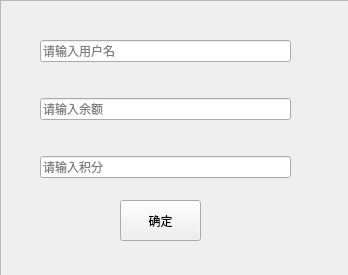
<?xml version="1.0" encoding="UTF-8"?>
<ui version="4.0">
 <class>Adduser</class>
 <widget class="QWidget" name="Adduser">
  <property name="geometry">
   <rect>
    <x>0</x>
    <y>0</y>
    <width>348</width>
    <height>275</height>
   </rect>
  </property>
  <property name="minimumSize">
   <size>
    <width>348</width>
    <height>275</height>
   </size>
  </property>
  <property name="maximumSize">
   <size>
    <width>348</width>
    <height>275</height>
   </size>
  </property>
  <property name="windowTitle">
   <string>添加用户</string>
  </property>
  <property name="windowIcon">
   <iconset resource="res.qrc">
    <normaloff>:/icon.jpg</normaloff>:/icon.jpg</iconset>
  </property>
  <widget class="QWidget" name="widget" native="true">
   <property name="geometry">
    <rect>
     <x>40</x>
     <y>10</y>
     <width>251</width>
     <height>201</height>
    </rect>
   </property>
   <layout class="QVBoxLayout" name="verticalLayout">
    <item>
     <widget class="QLineEdit" name="username">
      <property name="placeholderText">
       <string>请输入用户名</string>
      </property>
     </widget>
    </item>
    <item>
     <widget class="QLineEdit" name="money">
      <property name="placeholderText">
       <string>请输入余额</string>
      </property>
     </widget>
    </item>
    <item>
     <widget class="QLineEdit" name="score">
      <property name="placeholderText">
       <string>请输入积分</string>
      </property>
     </widget>
    </item>
   </layout>
  </widget>
  <widget class="QPushButton" name="addd">
   <property name="geometry">
    <rect>
     <x>120</x>
     <y>200</y>
     <width>81</width>
     <height>41</height>
    </rect>
   </property>
   <property name="text">
    <string>确定</string>
   </property>
  </widget>
  <widget class="QFrame" name="frame">
   <property name="geometry">
    <rect>
     <x>0</x>
     <y>0</y>
     <width>401</width>
     <height>301</height>
    </rect>
   </property>
   <property name="styleSheet">
    <string notr="true">background-image: url(:/login.png);</string>
   </property>
   <property name="frameShape">
    <enum>QFrame::StyledPanel</enum>
   </property>
   <property name="frameShadow">
    <enum>QFrame::Raised</enum>
   </property>
  </widget>
  <zorder>frame</zorder>
  <zorder>widget</zorder>
  <zorder>addd</zorder>
 </widget>
 <resources>
  <include location="res.qrc"/>
 </resources>
 <connections/>
</ui>
